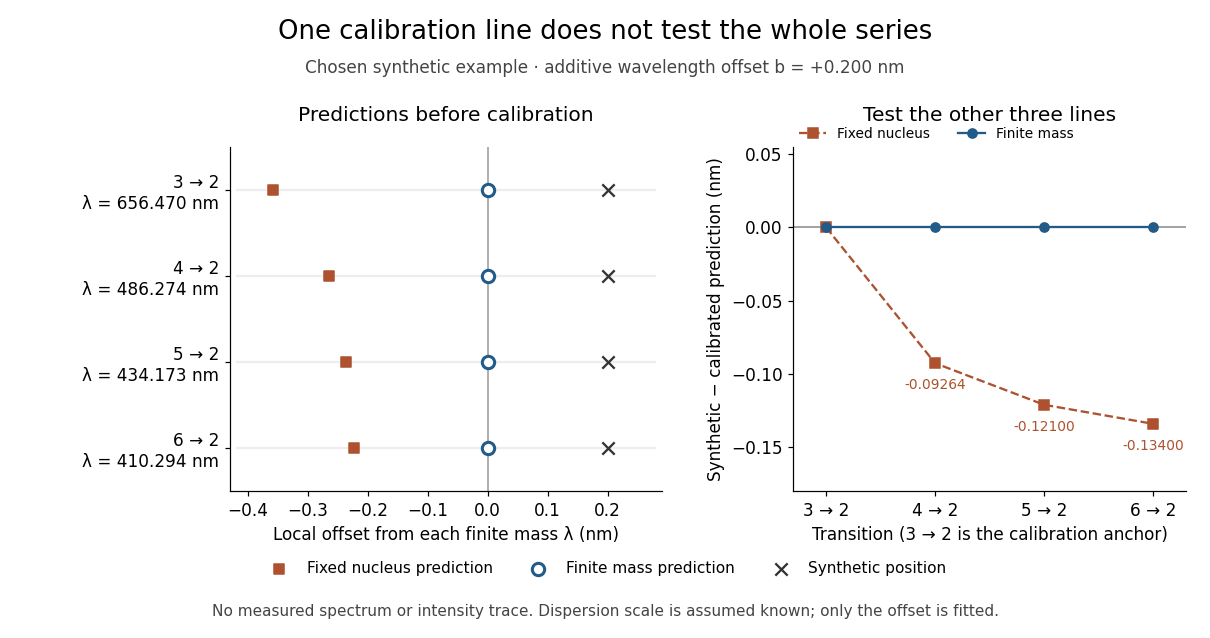

Source code (Python):
"""Original synthetic line calibration exercise; Python 3.14, matplotlib 3.10, numpy 2.3."""

from pathlib import Path
import math

import matplotlib.pyplot as plt
import numpy as np


def main():
    e, h, c = 1.602176634e-19, 6.62607015e-34, 299792458.0
    epsilon = 8.8541878128e-12
    electron, proton = 9.1093837015e-31, 1.67262192369e-27
    mu = electron * proton / (electron + proton)
    hbar = h / (2 * math.pi)
    kappa = e**2 / (4 * math.pi * epsilon)
    binding = mu * kappa**2 / (2 * hbar**2)
    upper = np.arange(3, 7)
    finite = h * c / (binding * (1 / 4 - 1 / upper**2)) * 1e9
    fixed = finite * mu / electron
    chosen_offset = 0.200
    synthetic = finite + chosen_offset
    fitted_finite = synthetic[0] - finite[0]
    fitted_fixed = synthetic[0] - fixed[0]
    residual_fixed = synthetic - fitted_fixed - fixed
    residual_finite = synthetic - fitted_finite - finite
    assert np.allclose(residual_finite, 0, atol=1e-10)
    assert np.allclose(residual_fixed, (1 - mu / electron) * (finite - finite[0]), atol=1e-10)

    plt.rcParams.update({"font.size": 11, "axes.spines.top": False,
                         "axes.spines.right": False, "figure.facecolor": "white"})
    fig, axes = plt.subplots(1, 2, figsize=(11, 5.8), dpi=110,
                             gridspec_kw={"width_ratios": [1.10, 1]})
    fig.subplots_adjust(left=0.19, right=0.98, bottom=0.23, top=0.77, wspace=0.32)
    fig.suptitle("One calibration line does not test the whole series", fontsize=17, y=0.97)
    fig.text(0.5, 0.885, "Chosen synthetic example · additive wavelength offset b = +0.200 nm",
             ha="center", color="#444444")

    local, residual = axes
    rows = np.arange(4)
    local.axvline(0, color="#999999", linewidth=1)
    for row in rows:
        local.hlines(row, -0.42, 0.28, color="#eeeeee", zorder=0)
    local.scatter(fixed - finite, rows, marker="s", color="#ad512f", s=50,
                  label="Fixed nucleus prediction", zorder=3)
    local.scatter(np.zeros(4), rows, marker="o", facecolors="white", edgecolors="#235b88",
                  linewidths=2, s=65, label="Finite mass prediction", zorder=4)
    local.scatter(synthetic - finite, rows, marker="x", color="#333333", s=65,
                  label="Synthetic position", zorder=4)
    local.set_yticks(rows, [f"{n} → 2\nλ = {value:.3f} nm" for n, value in zip(upper, finite)])
    local.set_ylim(3.5, -0.5)
    local.set_xlim(-0.43, 0.29)
    local.set_xlabel("Local offset from each finite mass λ (nm)")
    local.set_title("Predictions before calibration", pad=17)
    handles, labels = local.get_legend_handles_labels()
    fig.legend(handles, labels, loc="lower center", bbox_to_anchor=(0.5, 0.075),
               ncols=3, fontsize=10, frameon=False)

    residual.axhline(0, color="#888888", linewidth=1)
    residual.plot(upper, residual_fixed, "s--", color="#ad512f", label="Fixed nucleus")
    residual.plot(upper, residual_finite, "o-", color="#235b88", label="Finite mass")
    for n, value in zip(upper[1:], residual_fixed[1:]):
        residual.annotate(f"{value:.5f}", (n, value), xytext=(0, -17),
                          textcoords="offset points", ha="center", fontsize=9, color="#ad512f")
    residual.set_xticks(upper, [f"{n} → 2" for n in upper])
    residual.set_xlim(2.7, 6.3)
    residual.set_ylim(-0.18, 0.055)
    residual.set_xlabel("Transition (3 → 2 is the calibration anchor)")
    residual.set_ylabel("Synthetic − calibrated prediction (nm)")
    residual.set_title("Test the other three lines", pad=17)
    residual.legend(loc="lower left", bbox_to_anchor=(0, 1.0), ncols=2, fontsize=9,
                    frameon=False, borderaxespad=0)
    fig.text(0.5, 0.035, "No measured spectrum or intensity trace. Dispersion scale is assumed known; only the offset is fitted.",
             ha="center", fontsize=10, color="#444444")
    fig.savefig(Path.cwd() / (Path(__file__).stem + ".png"), facecolor="white")
    plt.close(fig)


if __name__ == "__main__":
    main()
